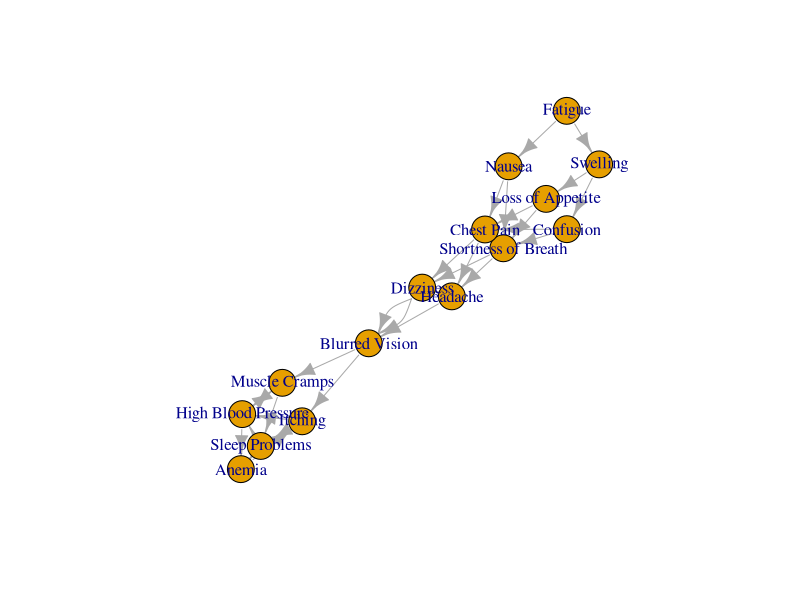

R code for this plot:

# Instalar y cargar las librerías necesarias
install.packages("dplyr")
install.packages("igraph")
library(dplyr)
library(igraph)

# Definir el número de muestras
n <- 1000

# Crear un dataframe con datos sintéticos básicos
set.seed(123) # Para reproducibilidad
data <- data.frame(
  id = 1:n,
  age = rnorm(n, mean = 50, sd = 10), # Edad promedio de 50 años con desviación estándar de 10
  gender = sample(c("Male", "Female"), n, replace = TRUE), # Género aleatorio
  creatinine_level = rnorm(n, mean = 1.2, sd = 0.3), # Nivel de creatinina
  gfr = rnorm(n, mean = 60, sd = 15), # Tasa de filtración glomerular
  disease_stage = sample(1:5, n, replace = TRUE) # Etapa de la enfermedad
)

# Definir los síntomas y su estructura de grafo con 5 niveles de profundidad para generar archivo de prueba
symptoms <- c("Fatigue", "Swelling", "Nausea", "Loss of Appetite", "Confusion", "Shortness of Breath", "Chest Pain", "Headache", "Dizziness", "Blurred Vision", "Muscle Cramps", "Itching", "Sleep Problems", "High Blood Pressure", "Anemia")
edges <- data.frame(
  from = c("Fatigue", "Fatigue", "Swelling", "Swelling", "Nausea", "Nausea", "Loss of Appetite", "Loss of Appetite", "Confusion", "Confusion", "Shortness of Breath", "Shortness of Breath", "Chest Pain", "Chest Pain", "Headache", "Headache", "Dizziness", "Dizziness", "Blurred Vision", "Blurred Vision", "Muscle Cramps", "Muscle Cramps", "Itching", "Itching", "Sleep Problems", "Sleep Problems", "High Blood Pressure", "High Blood Pressure", "Anemia", "Anemia"),
  to = c("Swelling", "Nausea", "Loss of Appetite", "Confusion", "Shortness of Breath", "Chest Pain", "Shortness of Breath", "Chest Pain", "Shortness of Breath", "Chest Pain", "Headache", "Dizziness", "Headache", "Dizziness", "Blurred Vision", "Dizziness", "Blurred Vision", "Blurred Vision", "Muscle Cramps", "Itching", "Sleep Problems", "High Blood Pressure", "Sleep Problems", "High Blood Pressure", "High Blood Pressure", "Anemia", "Anemia", "Muscle Cramps", "Itching", "Sleep Problems")
)

# Crear el grafo de síntomas
symptom_graph <- graph_from_data_frame(edges, directed = TRUE, vertices = symptoms)

# Asignar síntomas a los pacientes
assign_symptoms <- function(graph, n) {
  symptoms_list <- vector("list", n)
  for (i in 1:n) {
    symptoms_list[[i]] <- sample(V(graph)$name, sample(1:5, 1), replace = FALSE)
  }
  return(symptoms_list)
}

data$symptoms <- assign_symptoms(symptom_graph, n)

# Convertir la columna de síntomas en una cadena de texto
data$symptoms <- sapply(data$symptoms, paste, collapse = ", ")

# Guardar las muestras sintéticas en un archivo CSV
write.csv(data, "synthetic_patients_2.csv", row.names = FALSE)

# Confirmación
cat("Las muestras sintéticas se han guardado en el archivo 'synthetic_patients_2.csv'.\n")

plot(symptom_graph)

